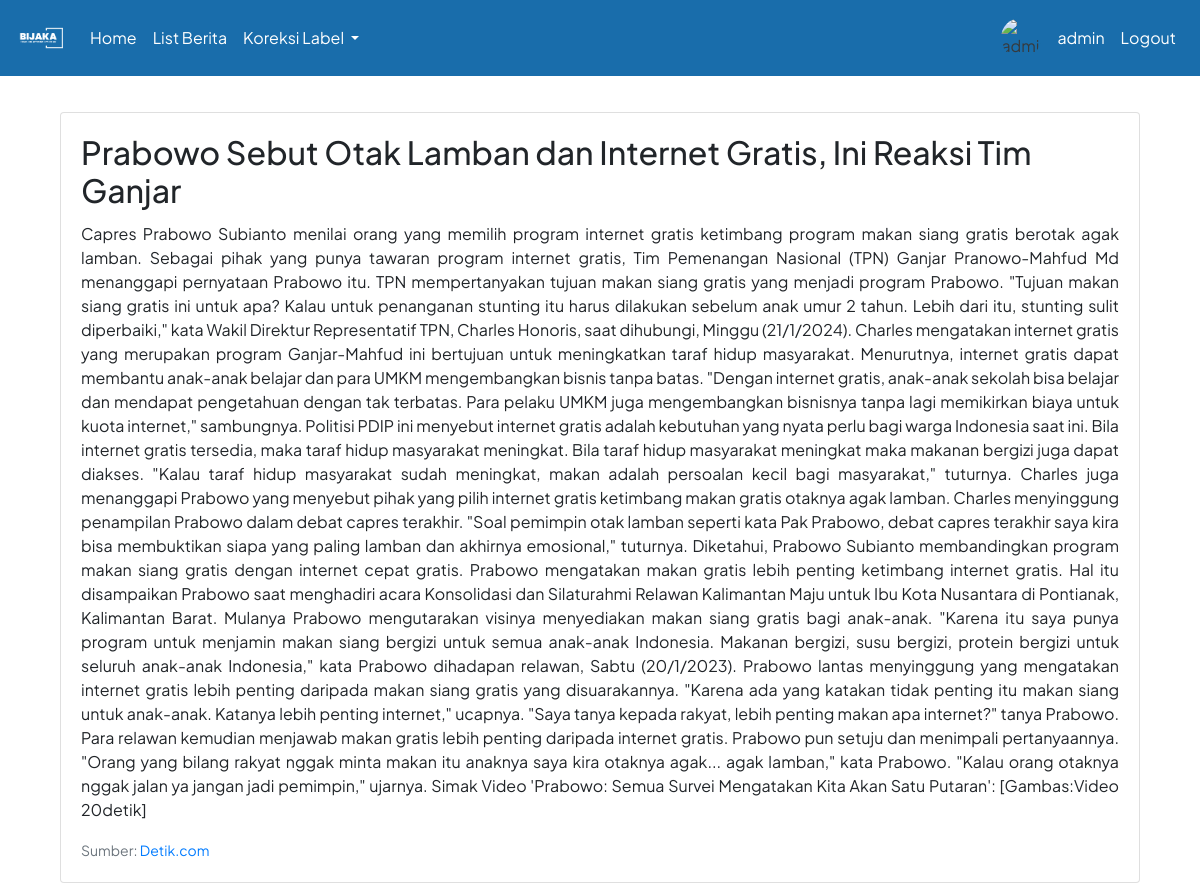
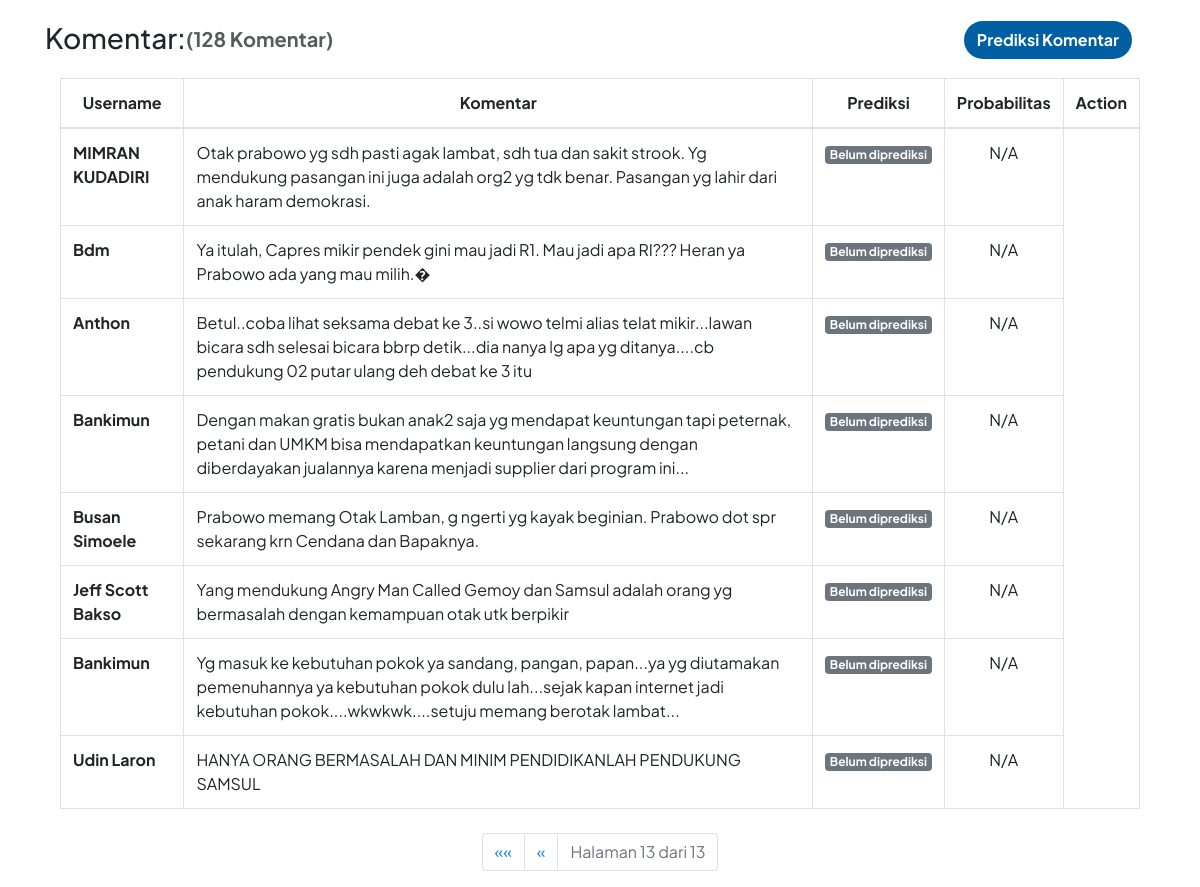
Screenshot of /detail_berita/181/?page=13 (signed in) with the database file from the repository (2 pictures, top to bottom).
### hateapp/models.py (models this page shows, shortened)
class Berita(models.Model):
    link = models.URLField()
    portal = models.CharField(max_length=50)
    judul = models.CharField(max_length=255)
    konten = models.TextField()
    jumlah_komentar = models.PositiveIntegerField()
    timestamp_scrape = models.DateTimeField(verbose_name='Timestamp Scrape')

class Komentar(models.Model):
    berita = models.ForeignKey(Berita, on_delete=models.CASCADE, related_name='komentar_set')
    penulis_komentar = models.CharField(max_length=255)
    isi_komentar = models.TextField()
    prediksi = models.CharField(max_length=10, blank=True, null=True)
    probabilitas = models.FloatField(blank=True, null=True)
    @property
    def formatted_probabilitas(self):
        if self.probabilitas is not None:
            return "{:.4%}".format(self.probabilitas)
        else:
            return "N/A"

### hateapp/views.py (the view)
# urls.py: path('detail_berita/<int:berita_id>/', views.detail_berita, name='detail_berita'),
def detail_berita(request, berita_id,):
    try:
        hasil_scrape = Berita.objects.get(id=berita_id)
        komentar_list = Komentar.objects.filter(berita=hasil_scrape)
    except Berita.DoesNotExist:
        hasil_scrape = None
        komentar_list = None
    hate_count = komentar_list.filter(prediksi='Hate').count()
    non_hate_count = komentar_list.filter(prediksi='Non-Hate').count()
    paginator = Paginator(komentar_list, 10)
    page = request.GET.get('page')
    try:
        komentar = paginator.page(page)
    except PageNotAnInteger:
        komentar = paginator.page(1)
    except EmptyPage:
        komentar = paginator.page(paginator.num_pages)
    filtered_komentar = [k for k in komentar if k.prediksi is None]
    return render(request, 'detail_berita.html', {'hasil_scrape': hasil_scrape, 'komentar': komentar, 'filtered_komentar': filtered_komentar, 'hate_count':hate_count, 'non_hate_count':non_hate_count})

### templates/detail_berita.html (shortened to what this page needs)
{% extends 'base.html' %}
{% block content %}
<div class="container mt-4">
    {% if hasil_scrape %}
    <div class="card mb-4">
        <div class="card-body">
            <h2 class="card-title">{{ hasil_scrape.judul }}</h2>
            <p class="card-text text-justify">{{ hasil_scrape.konten }}</p>
            <p class="card-text"><small class="text-muted">Sumber: <a href="{{hasil_scrape.link}}" target="_blank">{{ hasil_scrape.portal }}</a></small></p>
        </div>
    </div>
    <div class="row">
        <div class="col-md-6 d-flex">
            <div class="row">
                <h3 class="mb-4">Komentar: </h3>
                <h5 style="opacity: 75%; margin-top: 0.29em;"><strong>({{ hasil_scrape.jumlah_komentar }} Komentar)</strong></h5>
            </div>
        </div>
        {% if filtered_komentar|length == komentar|length %}
            <div class="col-md-6 d-flex justify-content-end">
                <form id="predict-form" method="post" action="{% url 'predict_comments' berita_id=hasil_scrape.id %}" style="display: inline;">
                    <button id="predict-button" type="submit" class="btn mx-2" style="border-radius: 20px; background-color: #005EA2; color: white;">
                        <span id="button-text"><strong>Prediksi Komentar</strong></span>
                    </button>
                </form>
            </div>
        {% endif %}
    </div>
    <table class="table table-bordered">
        <thead class="text-center">
            <tr>
                <th>Username</th>
                <th>Komentar</th>
                <th>Prediksi</th>
                <th>Probabilitas</th>
                <th>Action</th>
            </tr>
        </thead>
    <tbody>
        {% for komentar_instance in komentar %}
            <tr class="align-items-center">
                <td><strong>{{ komentar_instance.penulis_komentar }}</strong></td>
                <td>{{ komentar_instance.isi_komentar }}</td>
                <td class="text-center">
                    {% if komentar_instance.prediksi == 'Hate' %}
                        <span class="badge badge-danger">{{ komentar_instance.prediksi }}</span>
                    {% elif komentar_instance.prediksi == 'Non-Hate' %}
                        <span class="badge badge-primary">{{ komentar_instance.prediksi }}</span>
                    {% else %}
                        <span class="badge badge-secondary">Belum diprediksi</span>
                    {% endif %}
                </td>
                <td class="text-center">{{ komentar_instance.formatted_probabilitas }}</td>
            </tr>
        {% endfor %}
    </tbody>
</table>
    <div class="pagination mt-4 d-flex justify-content-center">
        <ul class="pagination justify-content-center">
            {% if komentar.has_previous %}
                <li class="page-item">
                    <a class="page-link" href="?page=1" aria-label="First">
                        <span aria-hidden="true">&laquo;&laquo;</span>
                    </a>
                </li>
                <li class="page-item">
                    <a class="page-link" href="?page={{ komentar.previous_page_number }}" aria-label="Previous">
                        <span aria-hidden="true">&laquo;</span>
                    </a>
                </li>
            {% endif %}
            <li class="page-item disabled">
                <span class="page-link">
                    Halaman {{ komentar.number }} dari {{ komentar.paginator.num_pages }}
                </span>
            </li>
        </ul>
    </div>
    {% else %}
        <div class="alert alert-danger">
            Gagal mendapatkan data berita.
        </div>
    {% endif %}
</div>
{% endblock %}

### templates/base.html (shortened to what this page needs)
<!DOCTYPE html>
{% load static %}
{% load avatar_tags %}
<html lang="en">
<head>
    <link rel="stylesheet" href="static/style.css">
    <link rel="stylesheet" href="https://cdn.jsdelivr.net/npm/bootstrap@4.6.2/dist/css/bootstrap.min.css">
</head>
<body>
  <nav class="navbar navbar-expand-lg navbar-light fixed-top" style="background-color: #005EA2; opacity: 0.90">
    <a class="navbar-brand" href="#" style="color: white; display: flex; align-items: center;">
      <img src="{% static 'bijaka.png' %}" alt="Deskripsi gambar" style="width: 50px; height: 50px; object-fit: cover; border-radius: 50%;">
  </a>
    <div class="collapse navbar-collapse" id="navbarNav">
      <ul class="navbar-nav">
        <li class="nav-item">
          <a class="nav-link" href="{% url 'berita' %}" style="color: white;">Home</a>
        </li>
        <li class="nav-item">
          <a class="nav-link" href="{% url 'list_berita' %}" style="color: white;">List Berita</a>
        </li>
        <li class="nav-item dropdown">
          <a class="nav-link dropdown-toggle" style="color: white;" href="#" id="navbarDropdownMenuLink" data-toggle="dropdown" aria-haspopup="true" aria-expanded="false">
            Koreksi Label
          </a>
        </li>
      </ul>
      <ul class="navbar-nav ml-auto">
        {% if user.is_authenticated %}
            <li class="nav-item">
              <div class="d-flex align-items-center">
                <img src="{% avatar_url user 24 %}" style="width: 40px; height: 40px;" alt="{{ user.username }} Avatar" class="rounded-circle mr-2">
                <a class="nav-link" href="#" data-toggle="modal" data-target="#logoutModal" style="color: white;">
                    {{ user.username }}
                </a>
            </div>
            </li>
            <li class="nav-item">
                <a class="nav-link" href="#" data-toggle="modal" data-target="#logoutModal" style="color: white;">Logout</a>
            </li>
        {% else %}
            <li class="nav-item">
                <a class="nav-link" href="{% url 'login' %}" style="color: white;">Login</a>
            </li>
        {% endif %}
    </ul>
    </div>
</nav>
<div class="container mt-4" style="margin-top: 7em !important;">
        {% block content %}
        {% endblock %}
    </div>
</body>
</html>

### templates/base.html (style rules this page uses)
h2, h1, p, div, a { font-family: 'Plus Jakarta Sans', sans-serif; }

### rows the page displays
Berita: judul "Prabowo Sebut Otak Lamban dan Internet Gratis, Ini Reaksi Tim Ganjar", konten "Capres Prabowo Subianto menilai orang yang memilih program internet gratis ketimbang program makan siang gratis berotak agak lamban. Sebagai pihak yang punya tawaran program internet gratis, Tim Pemenangan Nasional (TPN) Ganjar Pranowo-Mahfud Md menanggapi pernyataan Prabowo itu. TPN mempertanyakan tujuan makan siang gratis yang menjadi program Prabowo. \"Tujuan makan siang gratis ini untuk apa? Kalau untuk penanganan stunting itu harus dilakukan sebelum anak umur 2 tahun. Lebih dari itu, stunting sulit diperbaiki,\" kata Wakil Direktur Representatif TPN, Charles Honoris, saat dihubungi, Minggu (21/1/2024). Charles mengatakan internet gratis yang merupakan program Ganjar-Mahfud ini bertujuan…", portal "Detik.com", jumlah_komentar "128"
Komentar: penulis_komentar "MIMRAN KUDADIRI", isi_komentar "Otak prabowo yg sdh pasti agak lambat, sdh tua dan sakit strook. Yg mendukung pasangan ini juga adalah org2 yg tdk benar. Pasangan yg lahir dari anak haram demokrasi.", shows "Belum diprediksi", formatted_probabilitas "N/A"
Komentar: penulis_komentar "Bdm", isi_komentar "Ya itulah, Capres mikir pendek gini mau jadi R1. Mau jadi apa RI??? Heran ya Prabowo ada yang mau milih.�", shows "Belum diprediksi", formatted_probabilitas "N/A"
Komentar: penulis_komentar "Anthon", isi_komentar "Betul..coba lihat seksama debat ke 3..si wowo telmi alias telat mikir...lawan bicara sdh selesai bicara bbrp detik...dia nanya lg apa yg ditanya....cb pendukung 02 putar ulang deh debat ke 3 itu", shows "Belum diprediksi", formatted_probabilitas "N/A"
Komentar: penulis_komentar "Bankimun", isi_komentar "Dengan makan gratis bukan anak2 saja yg mendapat keuntungan tapi peternak, petani dan UMKM bisa mendapatkan keuntungan langsung dengan diberdayakan jualannya karena menjadi supplier dari program ini...", shows "Belum diprediksi", formatted_probabilitas "N/A"
Komentar: penulis_komentar "Busan Simoele", isi_komentar "Prabowo memang Otak Lamban, g ngerti yg kayak beginian. Prabowo dot spr sekarang krn Cendana dan Bapaknya.", shows "Belum diprediksi", formatted_probabilitas "N/A"
Komentar: penulis_komentar "Jeff Scott Bakso", isi_komentar "Yang mendukung Angry Man Called Gemoy dan Samsul adalah orang yg bermasalah dengan kemampuan otak utk berpikir", shows "Belum diprediksi", formatted_probabilitas "N/A"
Komentar: penulis_komentar "Bankimun", isi_komentar "Yg masuk ke kebutuhan pokok ya sandang, pangan, papan...ya yg diutamakan pemenuhannya ya kebutuhan pokok dulu lah...sejak kapan internet jadi kebutuhan pokok....wkwkwk....setuju memang berotak lambat...", shows "Belum diprediksi", formatted_probabilitas "N/A"
Komentar: penulis_komentar "Udin Laron", isi_komentar "HANYA ORANG BERMASALAH DAN MINIM PENDIDIKANLAH PENDUKUNG SAMSUL", shows "Belum diprediksi", formatted_probabilitas "N/A"

### other values shown
{{ user.username }} "admin"
{{ komentar.number }} "13"
{{ komentar.paginator.num_pages }} "13"
